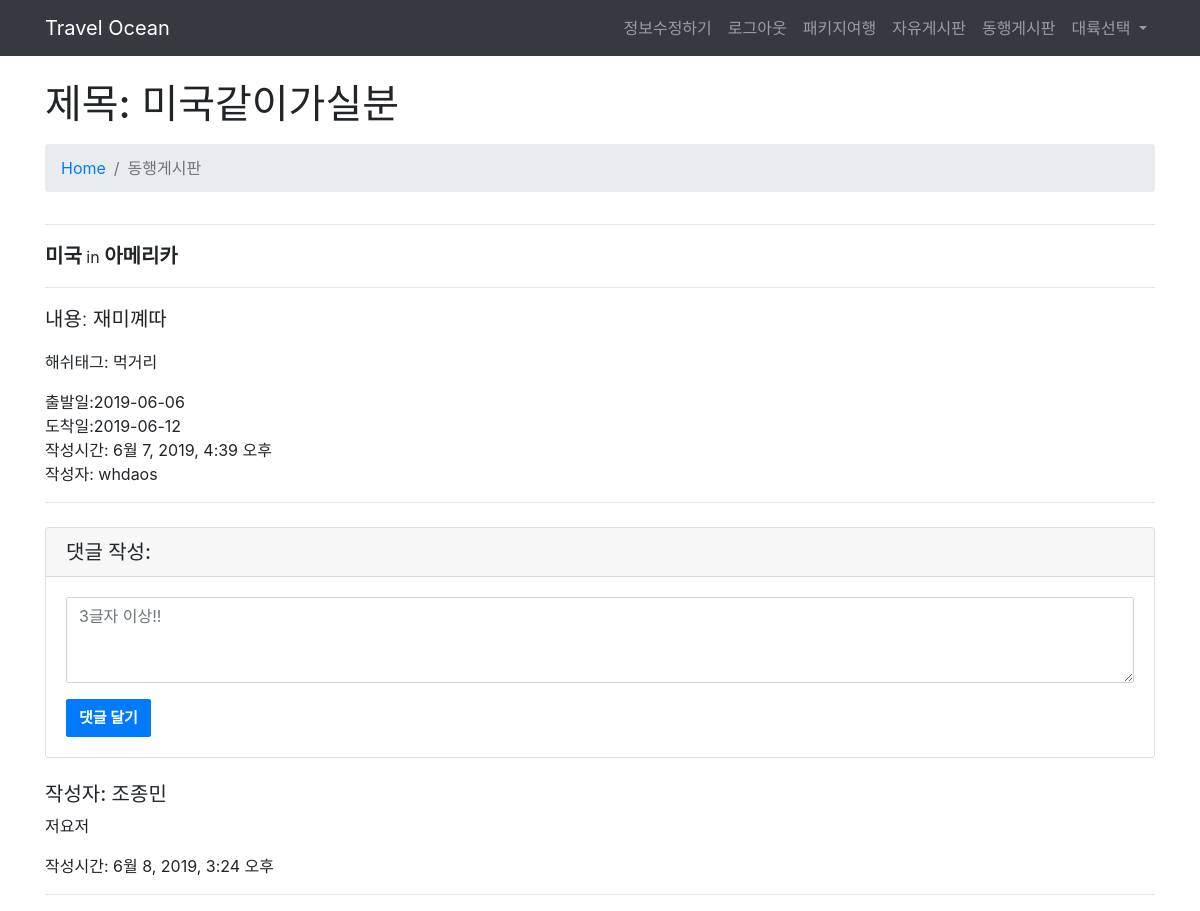
Before: /company/company_detail/15 (signed in) with the older database file.
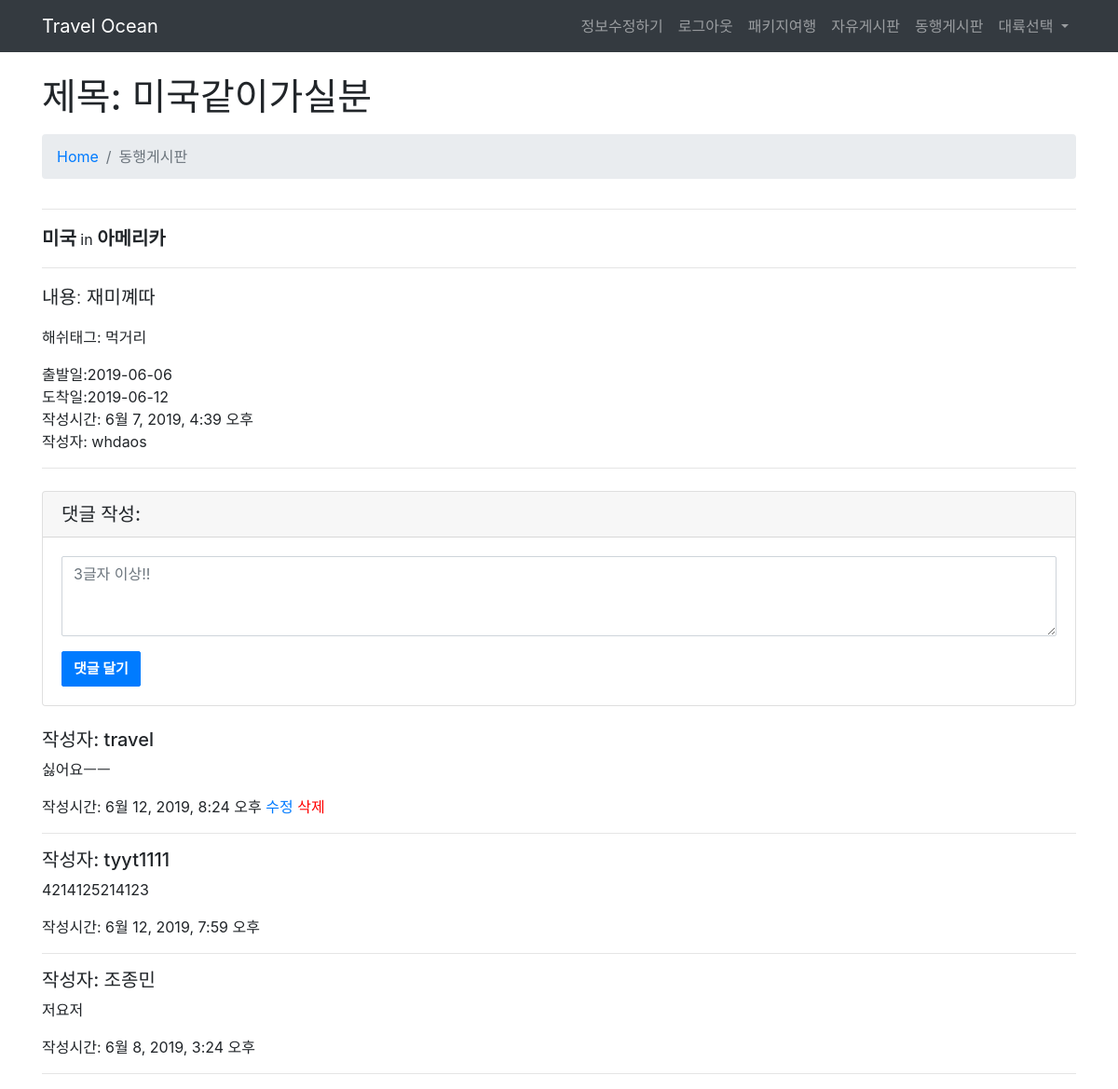
After: the same page with the newer database file.
### company/models.py (models this page shows, shortened)
class Continent_Comment(models.Model):
    post = models.ForeignKey(Continent_blog, on_delete=models.CASCADE,related_name='comments')
    message = models.TextField()
    author = models.ForeignKey(User, on_delete=models.CASCADE)
    created_at = models.DateTimeField(auto_now_add=True)
    updated_at = models.DateTimeField(auto_now=True)
    class Meta:
        ordering=['-id']

### index/models.py (models this page shows)
class User(AbstractUser):
    name = models.CharField(max_length=10)
    phone = models.CharField(max_length=15)
    birth = models.CharField(max_length=10)

### company/views.py (the view)
# urls.py: path('company_detail/<int:id>', views.company_detail, name="company_detail"),
def company_detail(request, id):
    blog = get_object_or_404(Continent_blog, pk=id)
    posts = Continent_Comment.objects.filter(post=blog.id)
    return render(request, "company_detail.html", {"blog":blog , "posts":posts})

### company/templates/company_detail.html (shortened to what this page needs)
{% extends 'base.html' %}
{% load staticfiles %}
    {% block content %}
   <div class="container">
    <h1 class="mt-4 mb-3">제목: {{blog.title}}
    </h1>
<ol class="breadcrumb">
      <li class="breadcrumb-item">
        <a href="{% url 'main' %}">Home</a>
      </li>
      <li class="breadcrumb-item active">동행게시판</li>
    </ol>
    <div class="row">
      <div class="col-lg-13">
        <hr>
          <a class="writer" style="font-weight:bold; font-size:20px;"> {{blog.country}}</a>  in
         <a class="writer" style="font-weight:bold; font-size:20px;"> {{blog.continent}}</a>
        <hr>
        <p class="lead">내용: {{blog.content|linebreaksbr}}</p>
      <p class="date">해쉬태그: {{blog.hashtag}}</p>
                      출발일:{{blog.start_at}}<br>
                      도착일:{{blog.comeback_at}}<br>
                      작성시간: {{ blog.created_at }}<br>
                      작성자: {{blog.author}}
                      <br>
        <hr>
            <div class="card my-4">
          <h5 class="card-header">댓글 작성:</h5>
          <div class="card-body">
            <form action="{% url 'company_comment_create' blog.id %}" method="POST">
              <div class="form-group">
                <textarea name="message"  onmouseenter="check()" id="comment12" class="form-control" placeholder="3글자 이상!!" rows="3" ></textarea>
              </div>
              <button type="submit"  onmouseenter="check()" id="datgle" class="btn btn-primary">댓글 달기</button>
            </form>
          </div>
        </div>
          <br>
          {% for post in posts %}
          <h5>작성자: {{post.author}}</h5>
          <p>{{post.message|linebreaksbr}}</p>
         <p>작성시간: {{post.created_at}}
             {% if post.author == request.user %}
           <a href="{% url 'company_comment_update' post.id %}">수정</a>
           <a href="{% url 'company_comment_delete' post.id %}" style="color:red;">삭제</a></p>
           {% endif %}
           <hr>
          {% endfor %}
        </div>
       </div>
    </div>
        {% endblock %}

Changed rows visible on the page:
added Continent_Comment: author "travel", message "싫어요ㅡㅡ", created_at "6월 12, 2019, 8:24 오후", shows "수정"
added Continent_Comment: author "tyyt1111", message "4214125214123", created_at "6월 12, 2019, 7:59 오후"
